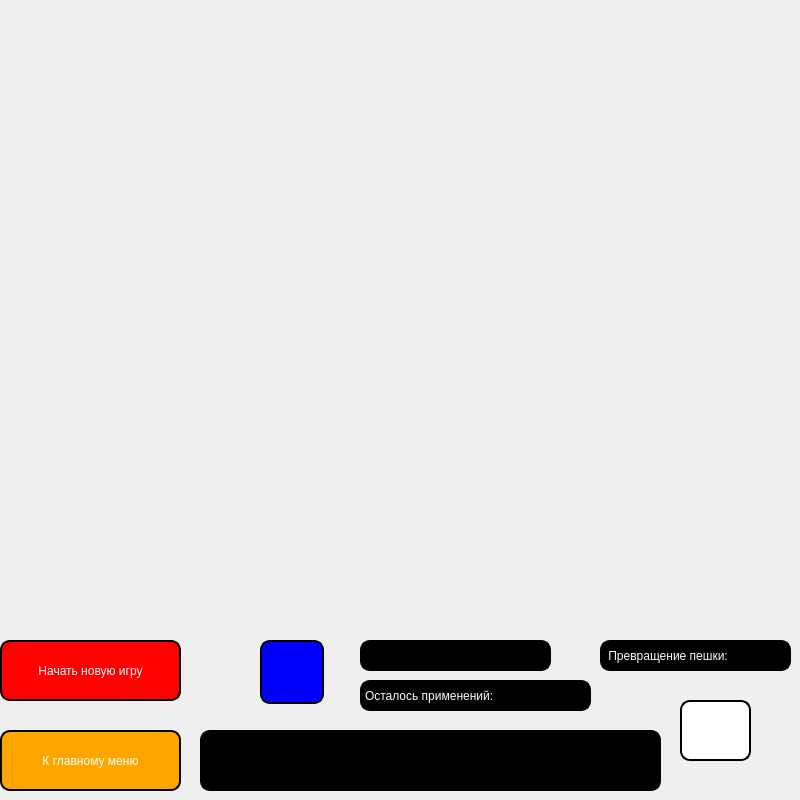
<?xml version="1.0" encoding="UTF-8"?>
<ui version="4.0">
 <class>ChessWindow</class>
 <widget class="QWidget" name="ChessWindow">
  <property name="geometry">
   <rect>
    <x>0</x>
    <y>0</y>
    <width>800</width>
    <height>800</height>
   </rect>
  </property>
  <property name="windowTitle">
   <string>Шахматы 2</string>
  </property>
  <widget class="QWidget" name="centralwidget" native="true">
   <property name="geometry">
    <rect>
     <x>0</x>
     <y>0</y>
     <width>801</width>
     <height>1343</height>
    </rect>
   </property>
   <widget class="QLabel" name="error_label">
    <property name="geometry">
     <rect>
      <x>350</x>
      <y>580</y>
      <width>441</width>
      <height>41</height>
     </rect>
    </property>
    <property name="styleSheet">
     <string notr="true">font: italic 20pt &quot;Times New Roman&quot;; color: rgb(255, 0, 0)</string>
    </property>
    <property name="text">
     <string/>
    </property>
    <property name="alignment">
     <set>Qt::AlignCenter</set>
    </property>
   </widget>
   <widget class="QLabel" name="label">
    <property name="geometry">
     <rect>
      <x>600</x>
      <y>640</y>
      <width>191</width>
      <height>31</height>
     </rect>
    </property>
    <property name="styleSheet">
     <string notr="true">background-color: black;
color: white;
border-style: outset;
border-width: 2px;
border-radius: 10px;
border-color: black;
font: italic 14pt &quot;Times New Roman&quot;;</string>
    </property>
    <property name="text">
     <string> Превращение пешки:</string>
    </property>
   </widget>
   <widget class="QPushButton" name="pawn_recruit_choose">
    <property name="geometry">
     <rect>
      <x>680</x>
      <y>700</y>
      <width>71</width>
      <height>61</height>
     </rect>
    </property>
    <property name="styleSheet">
     <string notr="true">background-color: white;
color: white;
border-style: outset;
border-width: 2px;
border-radius: 10px;
border-color: black;
padding: 10px;
</string>
    </property>
    <property name="text">
     <string/>
    </property>
   </widget>
   <widget class="QPushButton" name="back_to_menu_btn">
    <property name="geometry">
     <rect>
      <x>0</x>
      <y>730</y>
      <width>181</width>
      <height>61</height>
     </rect>
    </property>
    <property name="styleSheet">
     <string notr="true">background-color: orange;
color: white;
border-style: outset;
border-width: 2px;
border-radius: 10px;
border-color: black;
padding: 10px;
font: bold 14pt &quot;Times New Roman&quot;;</string>
    </property>
    <property name="text">
     <string>К главному меню</string>
    </property>
   </widget>
   <widget class="QPushButton" name="new_game_btn">
    <property name="geometry">
     <rect>
      <x>0</x>
      <y>640</y>
      <width>181</width>
      <height>61</height>
     </rect>
    </property>
    <property name="styleSheet">
     <string notr="true">background-color: red;
color: white;
border-style: outset;
border-width: 2px;
border-radius: 10px;
border-color: black;
padding: 10px;
font: bold 13pt &quot;Times New Roman&quot;;</string>
    </property>
    <property name="text">
     <string>Начать новую игру</string>
    </property>
   </widget>
   <widget class="QPushButton" name="ability_use_btn">
    <property name="geometry">
     <rect>
      <x>260</x>
      <y>640</y>
      <width>64</width>
      <height>64</height>
     </rect>
    </property>
    <property name="styleSheet">
     <string notr="true">background-color: blue;
color: white;
border-style: outset;
border-width: 2px;
border-radius: 10px;
border-color: black;
padding: 10px;
font: bold 13pt &quot;Times New Roman&quot;;</string>
    </property>
    <property name="text">
     <string/>
    </property>
   </widget>
   <widget class="QLabel" name="ability_info_label">
    <property name="geometry">
     <rect>
      <x>200</x>
      <y>730</y>
      <width>461</width>
      <height>61</height>
     </rect>
    </property>
    <property name="styleSheet">
     <string notr="true">background-color: black;
color: white;
border-style: outset;
border-width: 2px;
border-radius: 10px;
border-color: black;
font: italic 14pt &quot;Times New Roman&quot;;</string>
    </property>
    <property name="text">
     <string/>
    </property>
   </widget>
   <widget class="QLabel" name="ability_name_label">
    <property name="geometry">
     <rect>
      <x>360</x>
      <y>640</y>
      <width>191</width>
      <height>31</height>
     </rect>
    </property>
    <property name="styleSheet">
     <string notr="true">background-color: black;
color: white;
border-style: outset;
border-width: 2px;
border-radius: 10px;
border-color: black;
font: italic 14pt &quot;Times New Roman&quot;;</string>
    </property>
    <property name="text">
     <string/>
    </property>
   </widget>
   <widget class="QLabel" name="ability_use_count_label">
    <property name="geometry">
     <rect>
      <x>360</x>
      <y>680</y>
      <width>231</width>
      <height>31</height>
     </rect>
    </property>
    <property name="styleSheet">
     <string notr="true">background-color: black;
color: white;
border-style: outset;
border-width: 2px;
border-radius: 10px;
border-color: black;
font: italic 14pt &quot;Times New Roman&quot;;</string>
    </property>
    <property name="text">
     <string>Осталось применений: </string>
    </property>
   </widget>
  </widget>
 </widget>
 <resources/>
 <connections/>
</ui>
